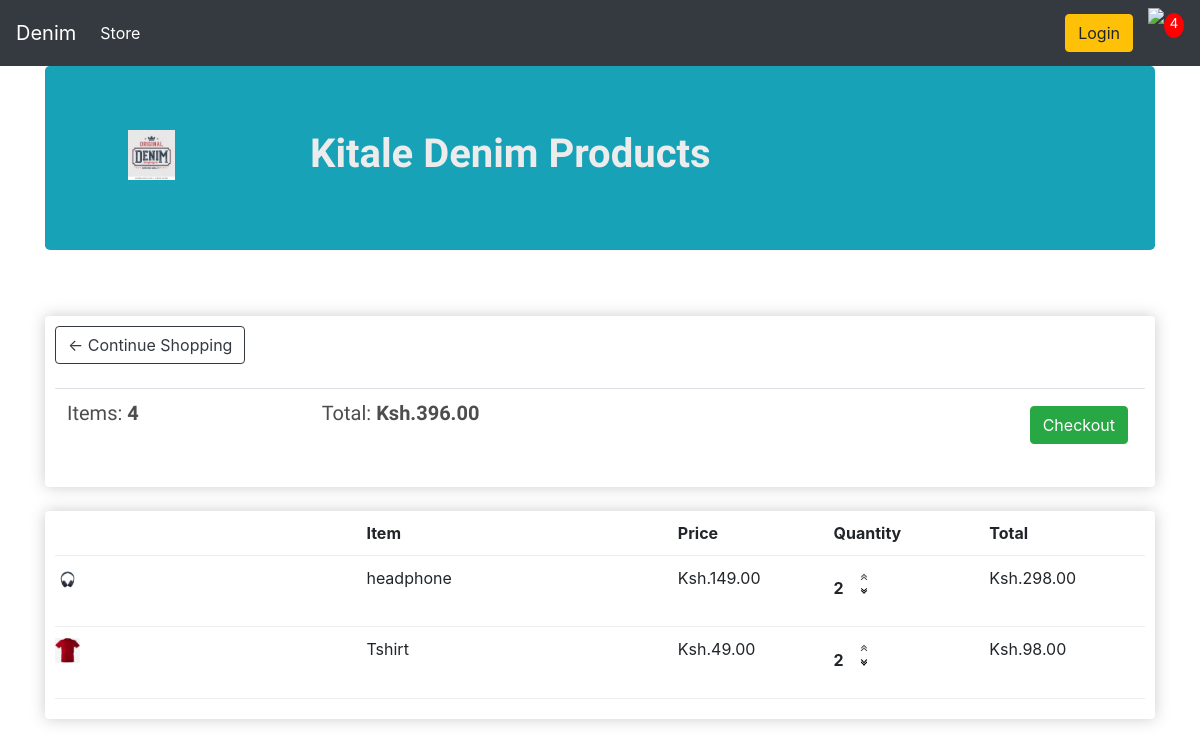
/cart/ (signed in), run on an earlier commit of the app's database.
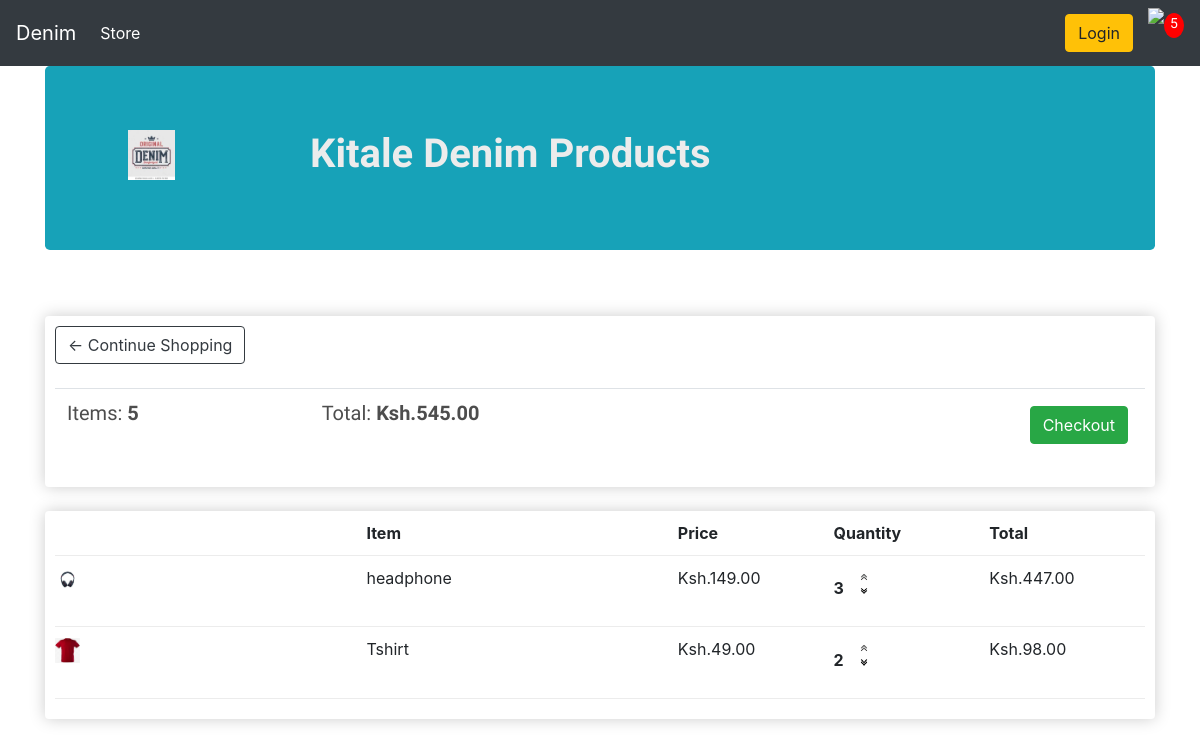
And on a later commit of the database.
### store/models.py (models this page shows, shortened)
class Order(models.Model):
	customer = models.ForeignKey(Customer, on_delete=models.SET_NULL, null=True, blank=True)
	date_ordered = models.DateTimeField(auto_now_add=True)
	complete = models.BooleanField(default=False)
	transaction_id = models.CharField(max_length=100, null=True)
	@property
	def get_cart_total(self):
		orderitems = self.orderitem_set.all()
		total = sum([item.get_total for item in orderitems])
		return total
	@property
	def get_cart_items(self):
		orderitems = self.orderitem_set.all()
		total = sum([item.quantity for item in orderitems])
		return total

class OrderItem(models.Model):
	product = models.ForeignKey(Product, on_delete=models.SET_NULL, null=True)
	order = models.ForeignKey(Order, on_delete=models.SET_NULL, null=True)
	quantity = models.IntegerField(default=0, null=True, blank=True)
	date_added = models.DateTimeField(auto_now_add=True)
	@property
	def get_total(self):
		total = self.product.price * self.quantity
		return total

class Product(models.Model):
	name = models.CharField(max_length=200)
	price = models.FloatField()
	kenya = models.BooleanField(default=False,null=True, blank=True)
	image = models.ImageField(null=True, blank=True)
	@property
	def imageURL(self):
		try:
			url = self.image.url
		except:
			url = ''
		return url

### store/views.py (the view)
# urls.py: path('cart/', views.cart, name="cart"),
def cart(request):
	data = cartData(request)
	cartItems = data['cartItems']
	order = data['order']
	items = data['items']
	context = {'items':items, 'order':order, 'cartItems':cartItems}
	return render(request, 'store/cart.html', context)

### store/utils.py (called while the page is built)
def cartData(request):
	if request.user.is_authenticated:
		customer = request.user.customer
		order, created = Order.objects.get_or_create(customer=customer, complete=False)
		items = order.orderitem_set.all()
		cartItems = order.get_cart_items
	else:
		cookieData = cookieCart(request)
		cartItems = cookieData['cartItems']
		order = cookieData['order']
		items = cookieData['items']
	return {'cartItems':cartItems ,'order':order, 'items':items}

### store/templates/store/cart.html
{% extends 'store/main.html' %}
{% load static %}
{% block content %}
	<div class="row">
		<div class="col-lg-12">
			<div class="box-element">
				<a  class="btn btn-outline-dark" href="{% url 'store' %}">&#x2190; Continue Shopping</a>
				<br>
				<br>
				<table class="table">
					<tr>
						<th><h5>Items: <strong>{{order.get_cart_items}}</strong></h5></th>
						<th><h5>Total:<strong> Ksh.{{order.get_cart_total|floatformat:2}}</strong></h5></th>
						<th>
							<a  style="float:right; margin:5px;" class="btn btn-success" href="{% url 'checkout' %}">Checkout</a>
						</th>
					</tr>
				</table>
			</div>
			<br>
			<div class="box-element">
				<div class="cart-row">
					<div style="flex:2"></div>
					<div style="flex:2"><strong>Item</strong></div>
					<div style="flex:1"><strong>Price</strong></div>
					<div style="flex:1"><strong>Quantity</strong></div>
					<div style="flex:1"><strong>Total</strong></div>
				</div>
				{% for item in items %}
				<div class="cart-row">
					<div style="flex:2"><img class="row-image" src="{{item.product.imageURL}}"></div>
					<div style="flex:2"><p>{{item.product.name}}</p></div>
					<div style="flex:1"><p>Ksh.{{item.product.price|floatformat:2}}</p></div>
					<div style="flex:1">
						<p class="quantity">{{item.quantity}}</p>
						<div class="quantity">
							<img data-product="{{item.product.id}}" data-action="add" class="chg-quantity update-cart" src="{% static  'images/up.png' %}">
							<img data-product="{{item.product.id}}" data-action="remove" class="chg-quantity update-cart" src="{% static  'images/down.png' %}">
						</div>
					</div>
					<div style="flex:1"><p>Ksh.{{item.get_total|floatformat:2}}</p></div>
				</div>
				{% endfor %}
			</div>
		</div>
	</div>
{% endblock content %}

### store/templates/store/main.html (shortened to what this page needs)
<!DOCTYPE html>
{% load static %}
<html>
<head>
	<link rel="stylesheet" type="text/css" href="{% static 'css/main.css' %}">
	<link rel="stylesheet" href="https://stackpath.bootstrapcdn.com/bootstrap/4.4.1/css/bootstrap.min.css">
</head>
<body>
	<nav class="navbar navbar-expand-lg navbar-dark bg-dark">
	  <a class="navbar-brand" href="{% url 'store' %}">Denim</a>
	  <div class="collapse navbar-collapse" id="navbarSupportedContent">
	    <ul class="navbar-nav mr-auto">
	      <li class="nav-item active">
	        <a class="nav-link" href="{% url 'store' %}">Store <span class="sr-only">(current)</span></a>
	      </li>
	    </ul>
	    <div class="form-inline my-2 my-lg-0">
	     	<a href="#"class="btn btn-warning">Login</a>
	     	<a href="{% url 'cart' %}">
	    		<img  id="cart-icon"  height="50" src="{% static 'images/cart.png' %}">
	    	</a>
	    	<p id="cart-total">{{cartItems}}</p>
	    </div>
	  </div>
	</nav>
     <div class="container">
		 <div class="jumbotron bg-info text-center">
			 <div class="row">
				 <div class="col-md-2">
					<img  src="{% static 'images/llogo.jpeg' %}" height="50" alt="" srcset="">
				 </div>
				 <div class="col-md-6">
					<h1>Kitale Denim Products</h1>
				</div>
			 </div>
		 </div>
            <br>
            {% block content %}
            {% endblock content %}
         </div>
</body>
</html>

### static/css/main.css (style rules this page uses)
body { background-color: hsl(0, 0%, 98%); }
.jumbotron h1 { color: #ececec; font-family: 'Belleza', sans-serif; font-weight: bolder; }
h1,h2,h3,h4,h5,h6 { color:hsl(0, 0%, 30%); font-family: 'Belleza', sans-serif; }
.box-element { box-shadow:hsl(0, 0%, 80%) 0 0 16px; background-color: #fff; border-radius: 4px; padding: 10px; }
.bg-dark { background-color: #4f868c!important; }
#cart-icon { widows: 250px; display: inline-block; margin-left: 15px; background-color: transparent; }
#cart-total { font-family: 'Belleza', sans-serif; display: block; text-align: center; color:#fff; background-color: red; width: 20px; height: 25px; border-radius: 50%; font-size: 14px; }
.col-lg-4, .col-lg-6, .col-lg-8, .col-lg-12 { margin-top: 10px; }
.btn { border-radius: 0; }
.row-image { width: 25px; height: 25px; }
.cart-row { display: flex; align-items: flex-stretch; padding-bottom: 10px; margin-bottom: 10px; border-bottom: 1px solid #ececec; }
.quantity { display: inline-block; font-weight: 700; padding-right:10px; }
.chg-quantity { width: 12px; cursor: pointer; display: block; margin-top: 5px; transition:.1s; }

What changed in the data, as far as the page shows it:
changed through a linked row, Order: get_cart_items "4" → "5"; get_cart_total "396.00" → "545.00"
changed OrderItem "headphone": quantity "2" → "3"; get_total "298.00" → "447.00"
Also different on the page:
{{ cartItems }}: "4" → "5"
